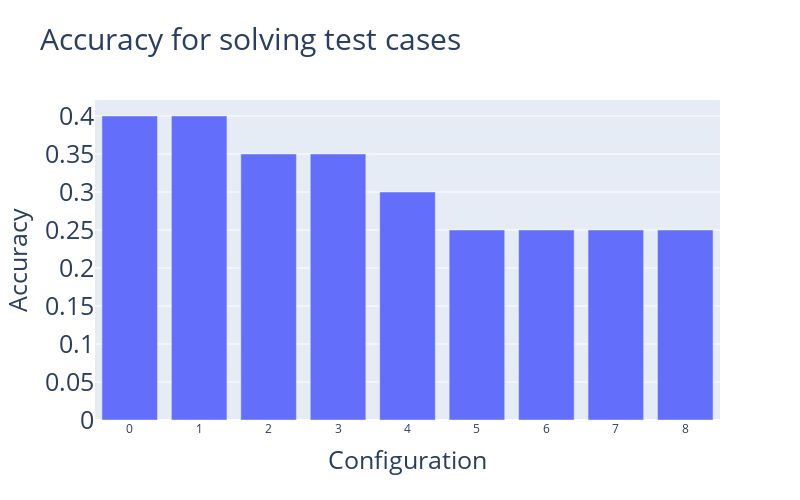

The cell this chart's notebook holds for it:
### Code cell
fig = px.bar(df, x='index', y='accuracy', title='Accuracy for solving test cases',
             labels={'index': 'Id', 'accuracy': 'Accuracy'}, width=800, height=500)

fig.update_layout(xaxis_title='Configuration', yaxis_title='Accuracy', showlegend=False, bargap=0.2,
                    xaxis=dict(tickmode='linear', tick0=0, dtick=1),
                    yaxis=dict(tickfont=dict(size=25)),
                    yaxis_title_font=dict(size=25),
                    xaxis_title_font=dict(size=25),
                    title_font=dict(size=30))

fig.show()
fig.write_image("total_acc.png", width=1200, height=800, scale=2)  # Adjust width, height, and scale as needed

### Figure 1 — Plotly figure (JSON) as saved in the notebook; plotly's stock layout.template omitted (floating-point values rounded to 4 significant figures)
{"data": [{"alignmentgroup": "True", "hovertemplate": "Id=%{x}<br>Accuracy=%{y}<extra></extra>", "legendgroup": "", "marker": {"color": "#636efa", "pattern": {"shape": ""}}, "name": "", "offsetgroup": "", "orientation": "v", "showlegend": false, "textposition": "auto", "type": "bar", "x": [0, 1, 2, 3, 4, 5, 6, 7, 8], "xaxis": "x", "y": [0.4, 0.4, 0.35, 0.35, 0.3, 0.25, 0.25, 0.25, 0.25], "yaxis": "y"}], "layout": {"bargap": 0.2, "barmode": "relative", "height": 500, "legend": {"tracegroupgap": 0}, "showlegend": false, "title": {"font": {"size": 30}, "text": "Accuracy for solving test cases"}, "width": 800, "xaxis": {"anchor": "y", "domain": [0, 1], "dtick": 1, "tick0": 0, "tickmode": "linear", "title": {"font": {"size": 25}, "text": "Configuration"}}, "yaxis": {"anchor": "x", "domain": [0, 1], "tickfont": {"size": 25}, "title": {"font": {"size": 25}, "text": "Accuracy"}}}}
